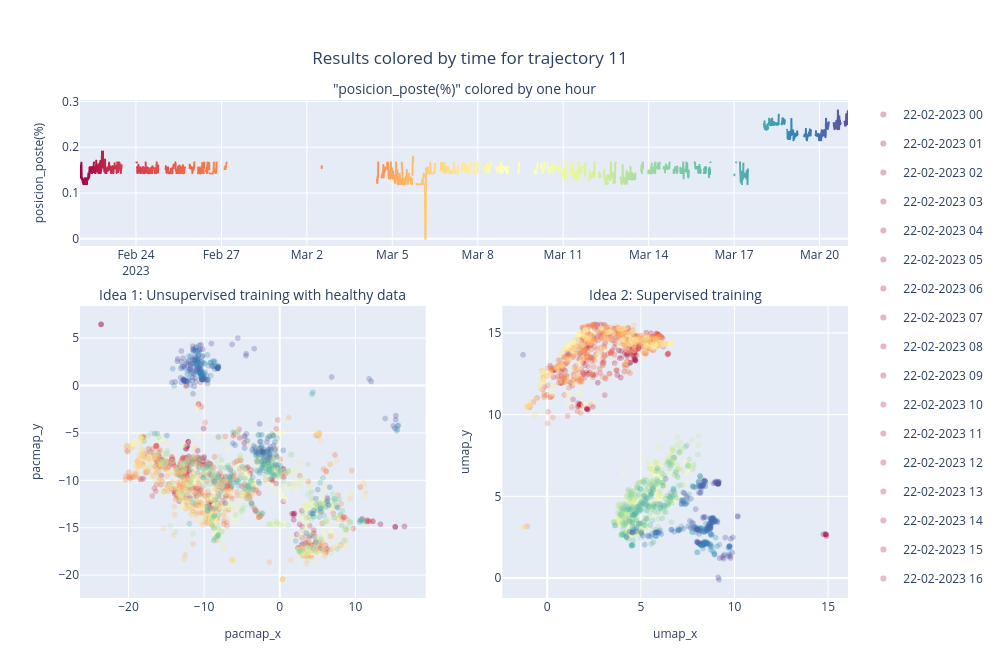

Notebook cell for this chart:
### Markdown cell above
## Plotly

### Code cell
trajectory  = '11'
data1       = Embedding.clustersResults[trajectory]
data2       = SupervisedEmbedding.clustersResults[trajectory]
plotResultsPlotly(trajectory    = trajectory, 
                  data1         = data1, 
                  data2         = data2,
                  variable      = preData.efficiency_cr1[0],
                  algorithm_1   = 'pacmap',
                  algorithm_2   = 'umap',
                  palette       = 'Spectral',
                  color         = 'period')
